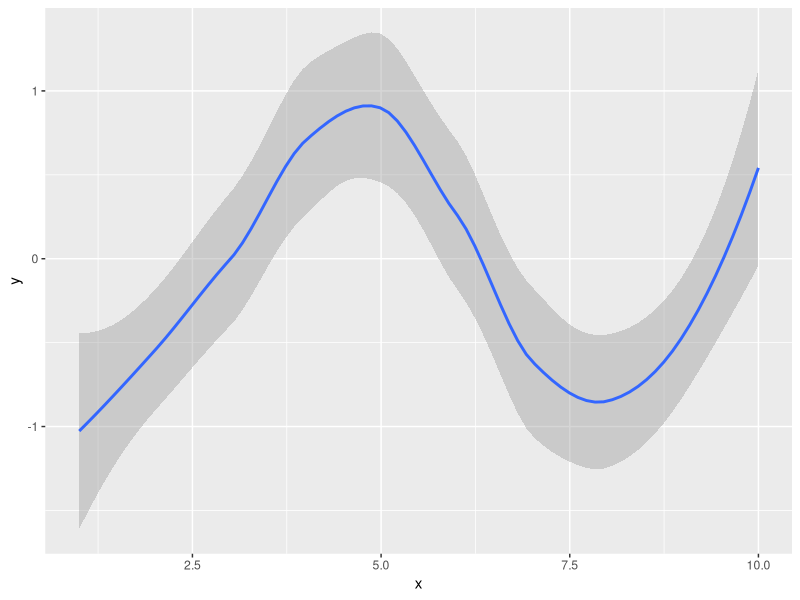
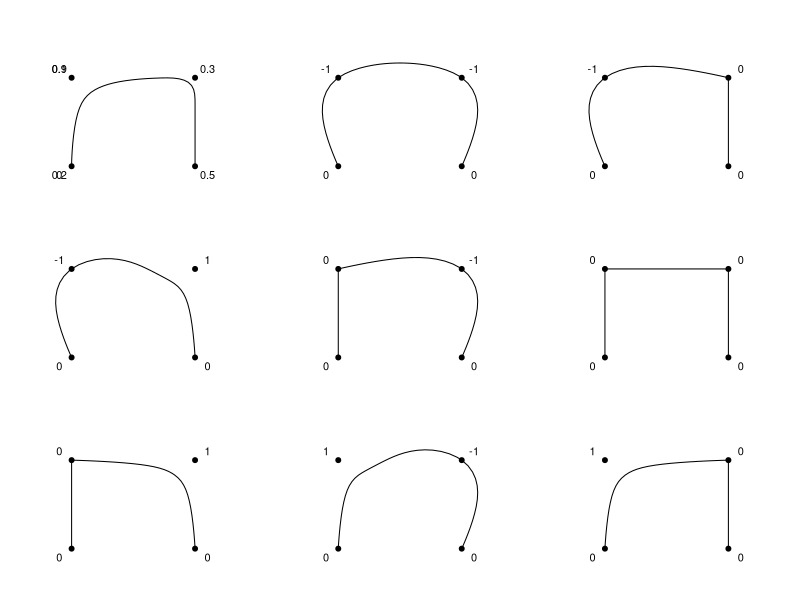
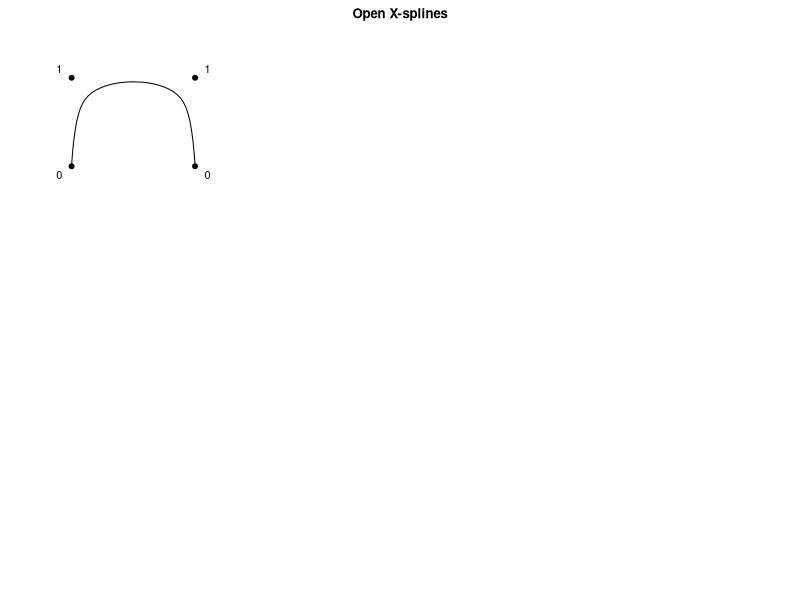

The R script that drew these images, in order:
library(ggplot2)
x <- 1:10
y <- cos(10:1)
df <- data.frame(x = x,
                 y = y)

ggplot() +
  geom_smooth(aes(x = x, y = y))

xsplineTest <- function(s, open = TRUE,
                        x = c(1,1,3,3)/4,
                        y = c(1,3,3,1)/4, ...) {
  plot(c(0,1), c(0,1), type = "n", axes = FALSE, xlab = "", ylab = "")
  points(x, y, pch = 19)
  xspline(x, y, s, open, ...)
  text(x+0.05*c(-1,-1,1,1), y+0.05*c(-1,1,1,-1), s)
}
op <- par(mfrow = c(3,3), mar = rep(0,4), oma = c(0,0,2,0))
xsplineTest(c(0, 0.9, 0.3, 0.5, 0.2, 0.1))
xsplineTest(c(0, -1, -1, 0))
xsplineTest(c(0, -1,  0, 0))
xsplineTest(c(0, -1,  1, 0))
xsplineTest(c(0,  0, -1, 0))
xsplineTest(c(0,  0,  0, 0))
xsplineTest(c(0,  0,  1, 0))
xsplineTest(c(0,  1, -1, 0))
xsplineTest(c(0,  1,  0, 0))
xsplineTest(c(0,  1,  1, 0))
title("Open X-splines", outer = TRUE)